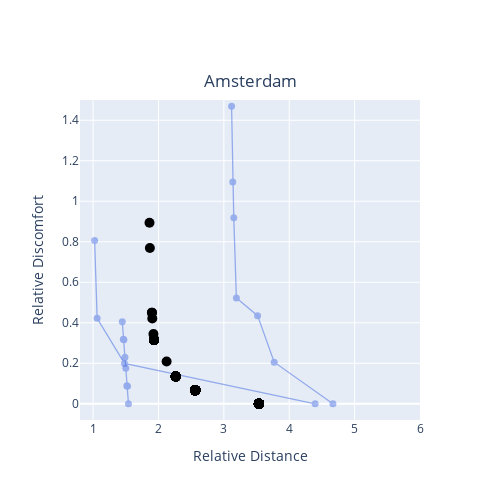

The code cell stored with this chart in its notebook:
### Code cell
iplot({"data":data_plot,"layout":layout})

### Figure 1 — Plotly figure (JSON) as saved in the notebook; plotly's stock layout.template omitted (floating-point values rounded to 4 significant figures; data arrays with more than 128 entries replaced by an {"elided": "..."} marker saying what was removed)
{"data": [{"line": {"color": "royalblue", "width": 1.3}, "marker": {"color": "royalblue", "opacity": 0.9, "size": 7}, "mode": "markers+lines", "opacity": 0.5, "showlegend": false, "type": "scatter", "x": [3.118, 3.136, 3.152, 3.192, 3.516, 3.77, 4.668], "y": [1.469, 1.095, 0.9186, 0.5227, 0.4353, 0.2056, 0]}, {"line": {"color": "royalblue", "width": 1.3}, "marker": {"color": "royalblue", "opacity": 0.9, "size": 7}, "mode": "markers+lines", "opacity": 0.5, "showlegend": false, "type": "scatter", "x": [1.023, 1.062, 1.48, 4.396], "y": [0.806, 0.4221, 0.1993, 0]}, {"line": {"color": "royalblue", "width": 1.3}, "marker": {"color": "royalblue", "opacity": 0.9, "size": 7}, "mode": "markers+lines", "opacity": 0.5, "showlegend": false, "type": "scatter", "x": [1.447, 1.462, 1.472, 1.487, 1.501, 1.516, 1.526, 1.541], "y": [0.4053, 0.3188, 0.3163, 0.2299, 0.1754, 0.08893, 0.08645, 0]}, {"marker": {"color": "black", "size": 10}, "mode": "markers", "showlegend": false, "type": "scatter", "x": {"elided": "2000 float values"}, "y": {"elided": "2000 float values"}}], "layout": {"grid": {"pattern": "independent"}, "height": 500, "title": {"text": "Amsterdam", "x": 0.5, "y": 0.85}, "width": 500, "xaxis": {"range": [0.8, 6], "title": {"text": "Relative Distance"}}, "yaxis": {"range": [-0.08, 1.5], "title": {"text": "Relative Discomfort"}}}}
